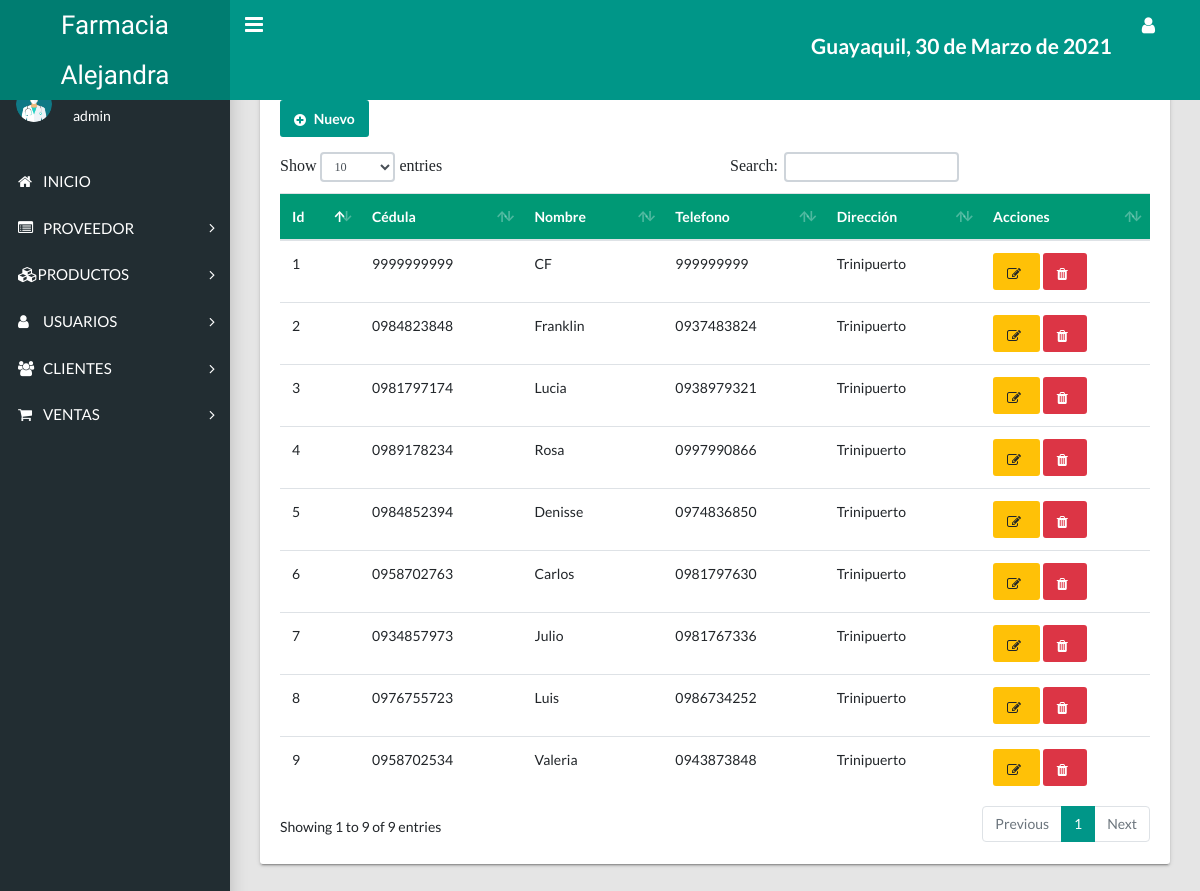
The page /view/listaCliente.php (signed in) on the database its author committed.
### tables this page shows
CREATE TABLE `cliente` (
  `idcliente` int(11) NOT NULL,
  `nit` varchar(10) DEFAULT NULL,
  `nombre` varchar(80) DEFAULT NULL,
  `telefono` varchar(10) DEFAULT NULL,
  `direccion` varchar(150) DEFAULT NULL,
  `dateadd` datetime NOT NULL DEFAULT current_timestamp(),
  `usuario_id` int(11) NOT NULL,
  `estatus` int(11) NOT NULL DEFAULT 1
);

### view/listaCliente.php (the view, shortened to what this page needs)
<?php
include_once 'layouts/header.php';
include_once 'layouts/nav.php';
?>
<main class="app-content">
<div class="row">
    <div class="col-md-12">
      <div class="tile">
        <div class="tile-body">
          <div class="table-responsive">
            <div>
              <a href="../view/cliente.php" class="btn btn-primary"><i class="fa fa-plus-circle" aria-hidden="true"></i> Nuevo</a>
            </div>
            <table class="table" id="sampleTable">
              <thead>
                <tr>
                  <th>Id</th>
                  <th>Cédula</th>
                  <th>Nombre</th>
                  <th>Telefono</th>
                  <th>Dirección</th>
                  <th>Acciones</th>
                </tr>
              </thead>
              <tbody>
                <?php
                include "../conexion.php";
                $query = mysqli_query($conection, "SELECT * FROM cliente WHERE estatus= 1");
                $result = mysqli_num_rows($query);
                if ($result > 0) {
                  while ($data = mysqli_fetch_array($query)) {
                    ?>
                    <tr>
                      <td><?php echo $data['idcliente']; ?></td>
                      <td><?php echo $data['nit']; ?></td>
                      <td><?php echo $data['nombre']; ?></td>
                      <td><?php echo $data['telefono']; ?></td>
                      <td><?php echo $data['direccion']; ?></td>
                      <td>
                       <?php if($_SESSION['rol'] == 1) { ?>
                        <a href="editarCliente.php?id=<?php echo $data['idcliente']; ?>" class="btn btn-warning"><i class="fa fa-pencil-square-o"></i></a>
                        <form action="eliminarCliente.php?id=<?php echo $data['idcliente']; ?>" method="post" class="confirmar d-inline">
                          <button class="btn btn-danger" type="submit"><i class="fa fa-trash"></i></button>
                        </form>
                      <?php } ?>
                    </td>
                  </tr>
                <?php }
              } ?>
            </tbody>
          </table>
        </div>
      </div>
    </div>
  </div>
</div>
</main>
<?php
include_once 'layouts/footer.php';
?>

### view/css/style.css (style rules this page uses)
table { border-collapse: collapse; width: 100%; }
table th { text-align: left; background: #009975; color: #FFF; padding: 10px; }
table tr { background: #FFF; }
table td { padding: 10px; }

### rows shown on the page
cliente: idcliente "1", nit "9999999999", nombre "CF", telefono "999999999", direccion "Trinipuerto"
cliente: idcliente "2", nit "0984823848", nombre "Franklin", telefono "0937483824", direccion "Trinipuerto"
cliente: idcliente "3", nit "0981797174", nombre "Lucia", telefono "0938979321", direccion "Trinipuerto"
cliente: idcliente "4", nit "0989178234", nombre "Rosa", telefono "0997990866", direccion "Trinipuerto"
cliente: idcliente "5", nit "0984852394", nombre "Denisse", telefono "0974836850", direccion "Trinipuerto"
cliente: idcliente "6", nit "0958702763", nombre "Carlos", telefono "0981797630", direccion "Trinipuerto"
cliente: idcliente "7", nit "0934857973", nombre "Julio", telefono "0981767336", direccion "Trinipuerto"
cliente: idcliente "8", nit "0976755723", nombre "Luis", telefono "0986734252", direccion "Trinipuerto"
cliente: idcliente "9", nit "0958702534", nombre "Valeria", telefono "0943873848", direccion "Trinipuerto"

### other values the page prints
fechaC() "30 de Marzo de 2021"
$_SESSION['user'] "admin"
